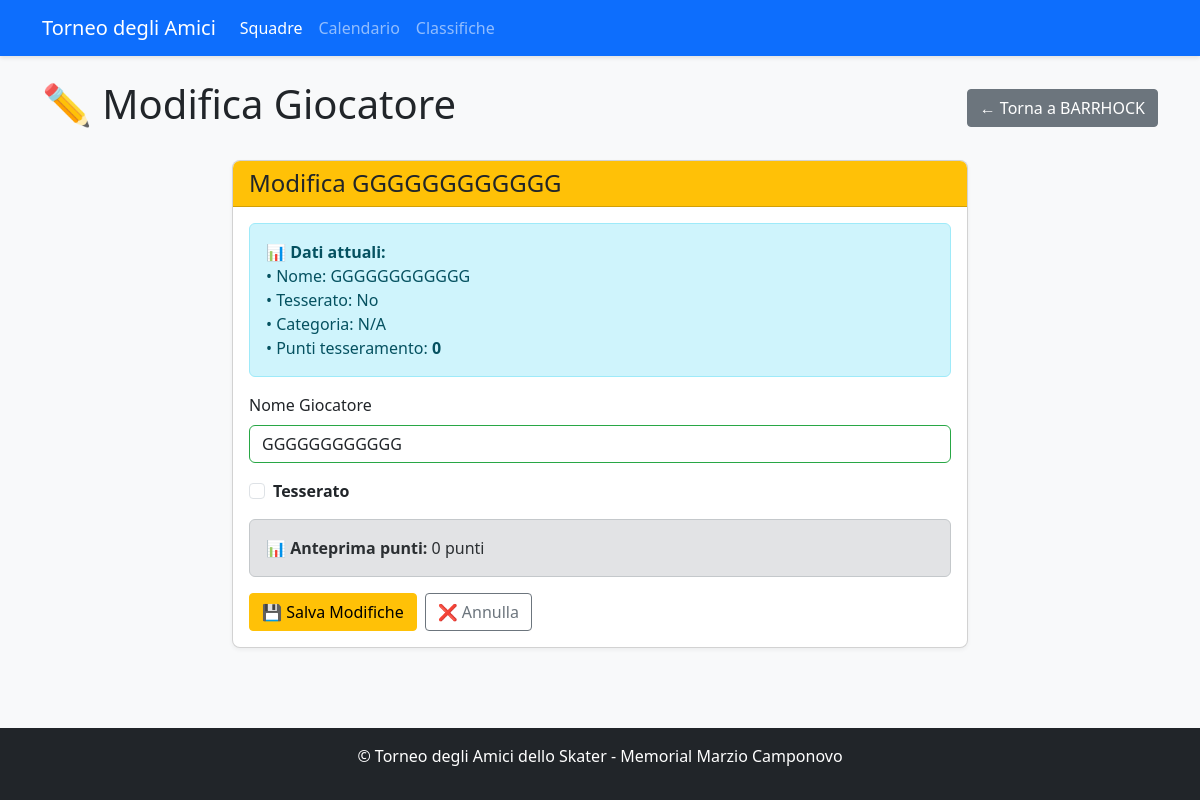
The page /player/389/edit on the database its author committed.
### app.py (models this page shows, shortened)
class Team(db.Model):
    id = db.Column(db.Integer, primary_key=True)
    name = db.Column(db.String(100), nullable=False, unique=True)
    group = db.Column(db.String(1))  # A, B, C, or D
    group_order = db.Column(db.Integer, default=0)  # NUOVO CAMPO per l'ordinamento nel girone
    players = db.relationship('Player', backref='team', lazy=True)
    matches = db.relationship(
        'Match',
        primaryjoin="or_(Team.id == Match.team1_id, Team.id == Match.team2_id)",
        lazy=True,
        overlaps="team1,team2"
    )
    wins = db.Column(db.Integer, default=0)
    losses = db.Column(db.Integer, default=0)
    draws = db.Column(db.Integer, default=0)
    goals_for = db.Column(db.Integer, default=0)
    goals_against = db.Column(db.Integer, default=0)
    points = db.Column(db.Integer, default=0)

class Player(db.Model):
    id = db.Column(db.Integer, primary_key=True)
    name = db.Column(db.String(100), nullable=False)
    team_id = db.Column(db.Integer, db.ForeignKey('team.id'), nullable=False)
    is_registered = db.Column(db.Boolean, default=False)
    category = db.Column(db.String(100))  # LNA/LNB, 1a Lega, 2a Lega, Non tesserato
    goals = db.Column(db.Integer, default=0)
    assists = db.Column(db.Integer, default=0)
    penalties = db.Column(db.Integer, default=0)
    @property
    def registration_points(self):
        if not self.is_registered:
            return 0  # Non tesserato = 0 punti

### app.py (the view, shortened to what this page needs)
@app.route('/player/<int:player_id>/edit', methods=['GET', 'POST'])
def edit_player(player_id):
    player = Player.query.get_or_404(player_id)
    return render_template('edit_player.html', player=player)

### app.py (called while the page is built, shortened)
@app.teardown_appcontext
def cleanup_db(error):
    if error:
        db.session.rollback()
    db.session.remove()

def get_tournament_dates():
    try:
        if db.inspect(db.engine).has_table('tournament_settings'):
            settings = TournamentSettings.query.first()
            if settings and settings.qualification_day1:
                return {
                    'qualification_day1': settings.qualification_day1,
                    'qualification_day2': settings.qualification_day2,
                    'quarterfinals_ml': settings.quarterfinals_ml_date,
                    'quarterfinals_bl': settings.quarterfinals_bl_date,
                    'semifinals_ml': settings.semifinals_ml_date,
                    'semifinals_bl': settings.semifinals_bl_date,
                    'finals': settings.finals_date
                }
    except Exception as e:
        print(f"Errore nel recupero date da settings: {e}")

@app.context_processor
def inject_tournament_dates():
    try:
        formatted_dates = format_tournament_dates()
        return {'tournament_dates': formatted_dates}
    except Exception as e:
        current_year = datetime.now().year
        return {
            'tournament_dates': {
                'qualification_day1': {
                    'date': datetime(current_year, 7, 13).date(),
                    'formatted': f'13/07/{current_year}',
                    'day_name_it': 'Sabato'
                },
                'qualification_day2': {
                    'date': datetime(current_year, 7, 14).date(),
                    'formatted': f'14/07/{current_year}',
                    'day_name_it': 'Domenica'
                }
            }
        }

### templates/edit_player.html (shortened to what this page needs)
<!DOCTYPE html>
<html lang="it">
<head>
    <link rel="stylesheet" href="https://cdn.jsdelivr.net/npm/bootstrap@5.3.0/dist/css/bootstrap.min.css">
    <link rel="stylesheet" href="{{ url_for('static', filename='style.css') }}">
</head>
<body class="d-flex flex-column min-vh-100">
    <nav class="navbar navbar-expand-lg navbar-dark bg-primary">
        <div class="container">
            <a class="navbar-brand" href="{{ url_for('index') }}">Torneo degli Amici</a>
            <div class="collapse navbar-collapse" id="navbarNav">
                <ul class="navbar-nav">
                    <li class="nav-item">
                        <a class="nav-link active" href="{{ url_for('teams') }}">Squadre</a>
                    </li>
                    <li class="nav-item">
                        <a class="nav-link" href="{{ url_for('schedule') }}">Calendario</a>
                    </li>
                    <li class="nav-item">
                        <a class="nav-link" href="{{ url_for('standings') }}">Classifiche</a>
                    </li>
                </ul>
            </div>
        </div>
    </nav>
    <div class="container mt-4">
        <div class="d-flex justify-content-between align-items-center">
            <h1>✏️ Modifica Giocatore</h1>
            <a href="{{ url_for('team_detail', team_id=player.team_id) }}" class="btn btn-secondary">
                ← Torna a {{ player.team.name }}
            </a>
        </div>
        <div class="row mt-4">
            <div class="col-md-8 mx-auto">
                <div class="card">
                    <div class="card-header bg-warning text-dark">
                        <h4 class="mb-0">Modifica {{ player.name }}</h4>
                    </div>
                    <div class="card-body">
                        <div class="alert alert-info">
                            <strong>📊 Dati attuali:</strong><br>
                            • Nome: {{ player.name }}<br>
                            • Tesserato: {{ 'Sì' if player.is_registered else 'No' }}<br>
                            • Categoria: {{ player.category or 'N/A' }}<br>
                            • Punti tesseramento: <strong>{{ player.registration_points }}</strong>
                        </div>
                        <form method="post">
                            <div class="mb-3">
                                <label for="player_name" class="form-label">Nome Giocatore</label>
                                <input type="text" class="form-control" id="player_name" name="player_name"
                                       value="{{ player.name }}" required>
                            </div>
                            <div class="mb-3 form-check">
                                <input type="checkbox" class="form-check-input" id="is_registered" name="is_registered"
                                       {% if player.is_registered %}checked{% endif %}>
                                <label class="form-check-label" for="is_registered">
                                    <strong>Tesserato</strong>
                                </label>
                            </div>
                            <div class="alert alert-secondary" id="points_preview">
                                <strong>📊 Anteprima punti:</strong> <span id="preview_points">{{ player.registration_points }}</span> punti
                            </div>
                            <div class="d-flex gap-2">
                                <button type="submit" class="btn btn-warning">
                                    💾 Salva Modifiche
                                </button>
                                <a href="{{ url_for('team_detail', team_id=player.team_id) }}" class="btn btn-outline-secondary">
                                    ❌ Annulla
                                </a>
                            </div>
                        </form>
                    </div>
                </div>
            </div>
        </div>
    </div>
    <footer class="bg-dark text-white py-3 mt-auto">
        <div class="container text-center">
            <p>© Torneo degli Amici dello Skater - Memorial Marzio Camponovo</p>
        </div>
    </footer>
</body>
</html>

### static/style.css (style rules this page uses)
body { font-family: "Segoe UI", Tahoma, Geneva, Verdana, sans-serif; background-color: #f8f9fa; }
.navbar { box-shadow: 0 2px 4px rgba(0, 0, 0, 0.1); }
.card { box-shadow: 0 2px 4px rgba(0, 0, 0, 0.05); border-radius: 8px; overflow: hidden; }
.card-header { font-weight: 600; }
.btn { border-radius: 4px; }
footer { margin-top: 2rem; }
.form-control:valid, .form-select:valid { border-color: #28a745; }
.btn { transition: all 0.3s ease; }

### rows shown on the page
Team: team.name "BARRHOCK"
Player: name "GGGGGGGGGGGG", is_registered "No", category "N/A", registration_points "0", player_name "GGGGGGGGGGGG"
